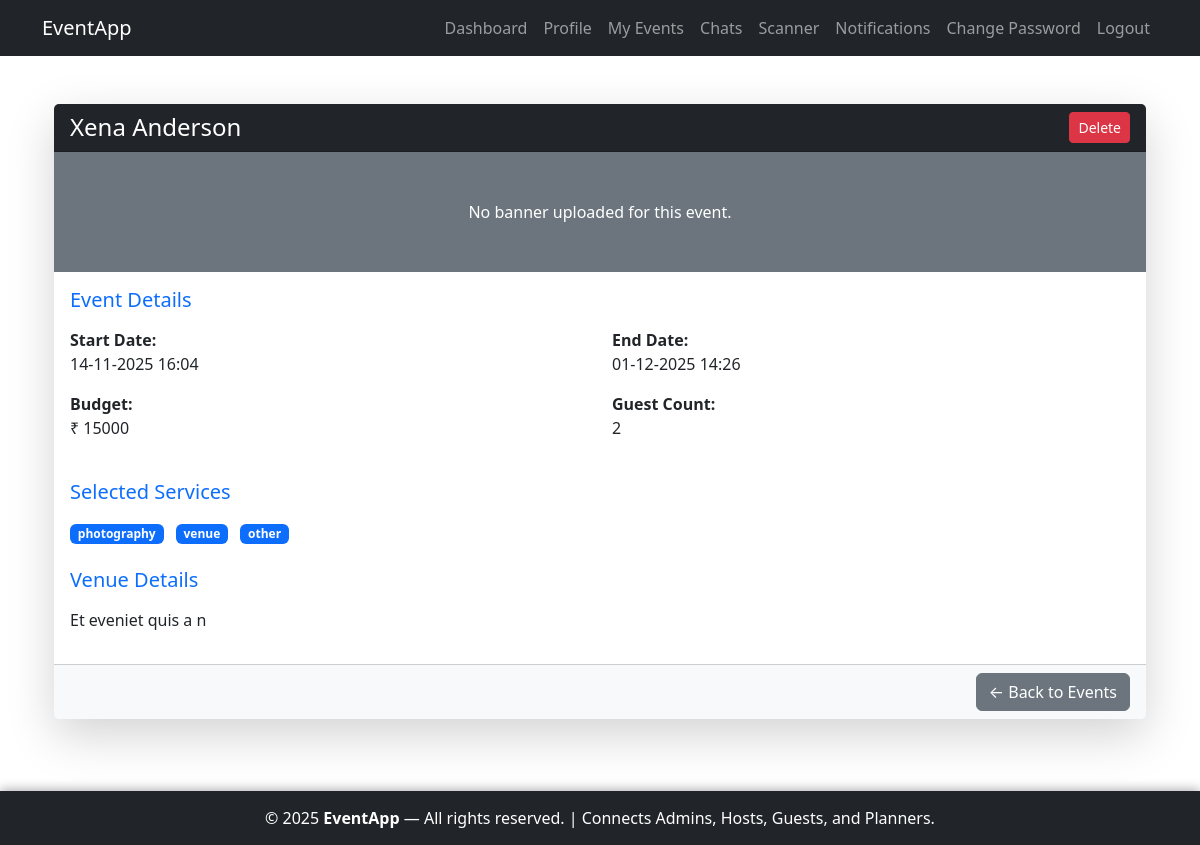
The page /host/events/4/ (signed in) on the database its author committed.
### host/models.py (models this page shows, shortened)
class Event(models.Model):
    NEEDS_CHOICES = [
        ('catering', 'Catering'),
        ('decorations', 'Decorations'),
        ('photography', 'Photography'),
        ('music', 'Music/DJ'),
        ('venue', 'Venue Setup'),
        ('other', 'Other'),
    ]
    host = models.ForeignKey(settings.AUTH_USER_MODEL, on_delete=models.CASCADE, related_name='events')
    name = models.CharField(max_length=255)
    start_date = models.DateTimeField()
    end_date = models.DateTimeField()
    budget = models.DecimalField(max_digits=10, decimal_places=2)
    guest_count = models.PositiveIntegerField()
    needs = models.CharField(max_length=255, blank=True)
    banner = models.ImageField(upload_to='events/', blank=True, null=True)
    venue_details = models.TextField(blank=True)
    created_at = models.DateTimeField(auto_now_add=True)
    updated_at = models.DateTimeField(auto_now=True)
    class Meta:
        ordering = ['-created_at']

### host/views.py (the view)
# urls.py: path('events/<int:pk>/', views.EventDetailView.as_view(), name='event_detail'),
class EventDetailView(LoginRequiredMixin, HostRequiredMixin, DetailView):
    model = Event
    template_name = 'host/event_details.html'  # Optional; add if needed
    def get_context_data(self, **kwargs):
        context = super().get_context_data(**kwargs)
        needs = self.object.needs
        context["needs_list"] = needs.split(",") if needs else []
        return context

### host/views.py (called while the page is built)
    def test_func(self):
        return self.request.user.is_authenticated and self.request.user.role == 'host'

### host/templates/host/event_details.html (shortened to what this page needs)
{% extends 'accounts/base.html' %}
{% load static %}
{% block content %}
<div class="container mt-4 mb-5">
    <div class="card shadow-lg border-0">
        <div class="card-header bg-dark text-white d-flex justify-content-between align-items-center">
            <h4 class="mb-0">{{ object.name }}</h4>
            <div>
            <a href="{% url 'host:event_delete' object.id %}"
            class="btn btn-sm btn-danger"
            onclick="return confirm('Are you sure you want to delete this event?');">
            Delete
            </a>
            </div>
        </div>
        {% if object.banner %}
            <img src="{{ object.banner.url }}" alt="{{ object.name }}" class="img-fluid rounded-bottom" style="max-height: 400px; width: 100%; object-fit: cover;">
        {% else %}
            <div class="bg-secondary text-white text-center py-5">
                <p class="mb-0">No banner uploaded for this event.</p>
            </div>
        {% endif %}
        <div class="card-body">
            <h5 class="card-title text-primary mb-3">Event Details</h5>
            <div class="row">
                <div class="col-md-6 mb-3">
                    <strong>Start Date:</strong>
                    <p class="mb-0">{{ object.start_date|date:"d-m-Y H:i" }}</p>
                </div>
                <div class="col-md-6 mb-3">
                    <strong>End Date:</strong>
                    <p class="mb-0">{{ object.end_date|date:"d-m-Y H:i" }}</p>
                </div>
                <div class="col-md-6 mb-3">
                    <strong>Budget:</strong>
                    <p class="mb-0">₹ {{ object.budget|floatformat:0 }}</p>
                </div>
                <div class="col-md-6 mb-3">
                    <strong>Guest Count:</strong>
                    <p class="mb-0">{{ object.guest_count }}</p>
                </div>
            </div>
            <h5 class="card-title text-primary mt-4 mb-3">Selected Services</h5>
                {% if needs_list %}
               <div class="mb-4">
    {% for need in needs_list %}
        <span class="badge bg-primary me-2">{{ need }}</span>
    {% endfor %}
</div>
                {% else %}
                <p class="text-muted">No services selected.</p>
                {% endif %}
            <h5 class="card-title text-primary mt-4 mb-3">Venue Details</h5>
            <p>{{ object.venue_details|linebreaks }}</p>
        </div>
        <div class="card-footer bg-light text-end">
            <a href="{% url 'host:event_list' %}" class="btn btn-secondary">← Back to Events</a>
        </div>
    </div>
</div>
{% endblock %}

### accounts/templates/accounts/base.html (style rules this page uses)
html, body { height: 100%; margin: 0; }
body { display: flex; flex-direction: column; min-height: 100vh; }

### rows shown on the page
Event: name "Xena Anderson", start_date "14-11-2025 16:04", end_date "01-12-2025 14:26", budget "15000", guest_count "2", venue_details "Et eveniet quis a n"

### other values the page prints
{{ need }} "photography" "venue" "other"
